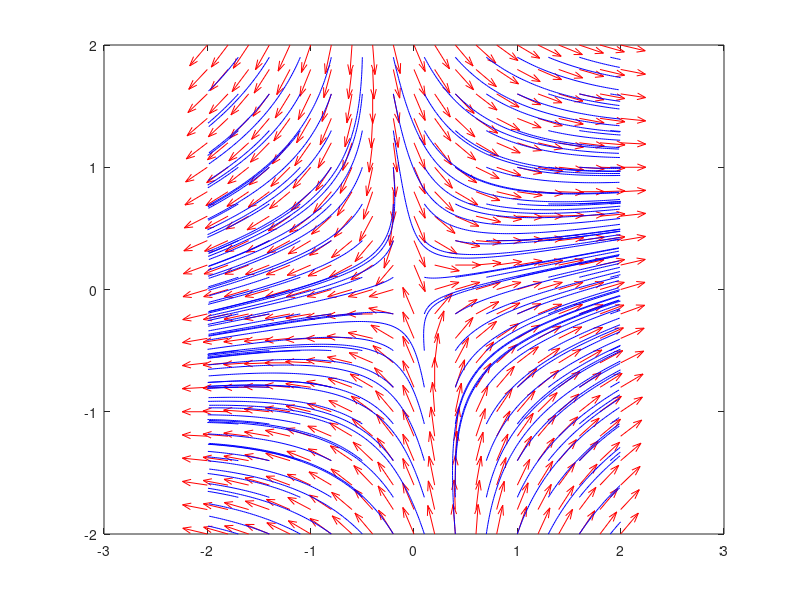

Write the MATLAB code that produced this figure.
% WAP to draw direction fields for a system of differential equations

% x'(t) = 4x + y
% y'(t) = x - 2y

[x, y] = meshgrid(-2:0.2:2);

% define ODEs
dx = 4*x + y; 
dy = x - 2*y;

% normalize vectors
norm_factor = sqrt(dx.^2 + dy.^2);
dy_norm = dy./norm_factor;
dx_norm = dx./norm_factor;

% plotting the direction field
quiver(x, y, dx_norm, dy_norm,'r');

hold on
[X,Y] = meshgrid(-2:0.3:2);
streamline(x,y,dx,dy,X,Y)
hold off
